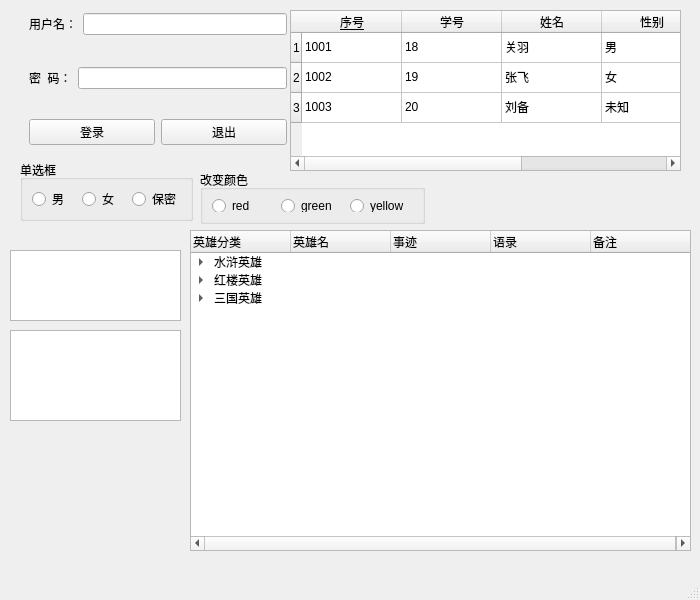
<?xml version="1.0" encoding="UTF-8"?>
<ui version="4.0">
 <class>MyMainWindow</class>
 <widget class="QMainWindow" name="MyMainWindow">
  <property name="geometry">
   <rect>
    <x>0</x>
    <y>0</y>
    <width>700</width>
    <height>600</height>
   </rect>
  </property>
  <property name="windowTitle">
   <string>Ui Layoyt</string>
  </property>
  <property name="windowIcon">
   <iconset resource="res.qrc">
    <normaloff>:/image/14.ico</normaloff>:/image/14.ico</iconset>
  </property>
  <widget class="QWidget" name="centralwidget">
   <widget class="QWidget" name="widget_4" native="true">
    <property name="geometry">
     <rect>
      <x>20</x>
      <y>0</y>
      <width>276</width>
      <height>156</height>
     </rect>
    </property>
    <layout class="QGridLayout" name="gridLayout_4">
     <item row="0" column="0">
      <widget class="QWidget" name="widget" native="true">
       <layout class="QHBoxLayout" name="horizontalLayout">
        <item>
         <widget class="QLabel" name="label">
          <property name="text">
           <string>用户名：</string>
          </property>
         </widget>
        </item>
        <item>
         <widget class="QLineEdit" name="lineEdit_Name"/>
        </item>
       </layout>
      </widget>
     </item>
     <item row="1" column="0">
      <widget class="QWidget" name="widget_2" native="true">
       <layout class="QGridLayout" name="gridLayout_2">
        <item row="1" column="0">
         <layout class="QGridLayout" name="gridLayout">
          <item row="0" column="1">
           <widget class="QLineEdit" name="lineEdit_Passward">
            <property name="echoMode">
             <enum>QLineEdit::Password</enum>
            </property>
           </widget>
          </item>
          <item row="0" column="0">
           <widget class="QLabel" name="label_2">
            <property name="text">
             <string>密  码：</string>
            </property>
           </widget>
          </item>
         </layout>
        </item>
       </layout>
      </widget>
     </item>
     <item row="2" column="0">
      <widget class="QWidget" name="widget_3" native="true">
       <layout class="QGridLayout" name="gridLayout_3">
        <item row="0" column="0">
         <widget class="QPushButton" name="pushButton_login">
          <property name="text">
           <string>登录</string>
          </property>
          <property name="icon">
           <iconset resource="res.qrc">
            <normaloff>:/image/1.ico</normaloff>:/image/1.ico</iconset>
          </property>
         </widget>
        </item>
        <item row="0" column="1">
         <widget class="QPushButton" name="pushButton_quit">
          <property name="text">
           <string>退出</string>
          </property>
          <property name="icon">
           <iconset resource="res.qrc">
            <normaloff>:/image/2.ico</normaloff>:/image/2.ico</iconset>
          </property>
         </widget>
        </item>
       </layout>
      </widget>
     </item>
    </layout>
   </widget>
   <widget class="QGroupBox" name="groupBox">
    <property name="geometry">
     <rect>
      <x>20</x>
      <y>160</y>
      <width>173</width>
      <height>61</height>
     </rect>
    </property>
    <property name="title">
     <string>单选框</string>
    </property>
    <layout class="QGridLayout" name="gridLayout_5">
     <item row="0" column="0">
      <widget class="QRadioButton" name="radioButton_1">
       <property name="text">
        <string>男</string>
       </property>
      </widget>
     </item>
     <item row="0" column="1">
      <widget class="QRadioButton" name="radioButton_2">
       <property name="text">
        <string>女</string>
       </property>
      </widget>
     </item>
     <item row="0" column="2">
      <widget class="QRadioButton" name="radioButton_3">
       <property name="text">
        <string>保密</string>
       </property>
      </widget>
     </item>
    </layout>
   </widget>
   <widget class="QPlainTextEdit" name="plainTextEdit">
    <property name="geometry">
     <rect>
      <x>10</x>
      <y>250</y>
      <width>171</width>
      <height>71</height>
     </rect>
    </property>
   </widget>
   <widget class="QGroupBox" name="groupBox_2">
    <property name="geometry">
     <rect>
      <x>200</x>
      <y>170</y>
      <width>225</width>
      <height>54</height>
     </rect>
    </property>
    <property name="title">
     <string>改变颜色</string>
    </property>
    <layout class="QGridLayout" name="gridLayout_6">
     <item row="0" column="0">
      <widget class="QRadioButton" name="radioButton_red">
       <property name="text">
        <string>red</string>
       </property>
      </widget>
     </item>
     <item row="0" column="1">
      <widget class="QRadioButton" name="radioButton_green">
       <property name="text">
        <string>green</string>
       </property>
      </widget>
     </item>
     <item row="0" column="2">
      <widget class="QRadioButton" name="radioButton_yellow">
       <property name="text">
        <string>yellow</string>
       </property>
      </widget>
     </item>
    </layout>
   </widget>
   <widget class="QListWidget" name="listWidget">
    <property name="geometry">
     <rect>
      <x>10</x>
      <y>330</y>
      <width>171</width>
      <height>91</height>
     </rect>
    </property>
   </widget>
   <widget class="QTreeWidget" name="treeWidget">
    <property name="geometry">
     <rect>
      <x>190</x>
      <y>230</y>
      <width>501</width>
      <height>321</height>
     </rect>
    </property>
    <column>
     <property name="text">
      <string>英雄分类</string>
     </property>
    </column>
    <column>
     <property name="text">
      <string>英雄名</string>
     </property>
    </column>
    <column>
     <property name="text">
      <string>事迹</string>
     </property>
    </column>
    <column>
     <property name="text">
      <string>语录</string>
     </property>
    </column>
    <column>
     <property name="text">
      <string>备注</string>
     </property>
    </column>
    <item>
     <property name="text">
      <string>水浒英雄</string>
     </property>
     <property name="text">
      <string/>
     </property>
     <property name="text">
      <string/>
     </property>
     <property name="text">
      <string/>
     </property>
     <property name="text">
      <string/>
     </property>
     <item>
      <property name="text">
       <string>哥哥宋公明</string>
      </property>
      <property name="text">
       <string>及时雨宋公明</string>
      </property>
      <property name="text">
       <string>替天行道</string>
      </property>
      <property name="text">
       <string>招安某公名</string>
      </property>
     </item>
    </item>
    <item>
     <property name="text">
      <string>红楼英雄</string>
     </property>
     <property name="text">
      <string/>
     </property>
     <property name="text">
      <string/>
     </property>
     <property name="text">
      <string/>
     </property>
     <property name="text">
      <string/>
     </property>
     <item>
      <property name="text">
       <string>林黛玉</string>
      </property>
      <property name="text">
       <string>冷月葬花魂</string>
      </property>
      <property name="text">
       <string>林怼怼</string>
      </property>
      <property name="text">
       <string>天上掉下个林妹妹</string>
      </property>
      <property name="text">
       <string>无话可说</string>
      </property>
     </item>
     <item>
      <property name="text">
       <string>贾宝玉</string>
      </property>
      <property name="text">
       <string>莫失莫忘仙寿恒昌</string>
      </property>
      <property name="text">
       <string/>
      </property>
      <property name="text">
       <string>林妹妹</string>
      </property>
      <property name="text">
       <string>假宝玉</string>
      </property>
     </item>
    </item>
    <item>
     <property name="text">
      <string>三国英雄</string>
     </property>
     <property name="text">
      <string/>
     </property>
     <property name="text">
      <string/>
     </property>
     <property name="text">
      <string/>
     </property>
     <property name="text">
      <string/>
     </property>
     <item>
      <property name="text">
       <string>刘备</string>
      </property>
      <property name="text">
       <string>关关难过，关关过，事事难成事事成</string>
      </property>
      <property name="text">
       <string>关二爷牛掰</string>
      </property>
      <property name="text">
       <string/>
      </property>
      <property name="text">
       <string/>
      </property>
     </item>
    </item>
   </widget>
   <widget class="QTableWidget" name="tableWidget">
    <property name="geometry">
     <rect>
      <x>290</x>
      <y>10</y>
      <width>391</width>
      <height>161</height>
     </rect>
    </property>
    <row>
     <property name="text">
      <string>1</string>
     </property>
    </row>
    <row>
     <property name="text">
      <string>2</string>
     </property>
    </row>
    <row>
     <property name="text">
      <string>3</string>
     </property>
    </row>
    <column>
     <property name="text">
      <string>序号</string>
     </property>
     <property name="font">
      <font>
       <underline>true</underline>
      </font>
     </property>
    </column>
    <column>
     <property name="text">
      <string>学号</string>
     </property>
    </column>
    <column>
     <property name="text">
      <string>姓名</string>
     </property>
    </column>
    <column>
     <property name="text">
      <string>性别</string>
     </property>
    </column>
    <column>
     <property name="text">
      <string>地址</string>
     </property>
    </column>
    <item row="0" column="0">
     <property name="text">
      <string>1001</string>
     </property>
    </item>
    <item row="0" column="1">
     <property name="text">
      <string>18</string>
     </property>
    </item>
    <item row="0" column="2">
     <property name="text">
      <string>关羽</string>
     </property>
    </item>
    <item row="0" column="3">
     <property name="text">
      <string>男</string>
     </property>
    </item>
    <item row="0" column="4">
     <property name="text">
      <string>山西</string>
     </property>
    </item>
    <item row="1" column="0">
     <property name="text">
      <string>1002</string>
     </property>
    </item>
    <item row="1" column="1">
     <property name="text">
      <string>19</string>
     </property>
    </item>
    <item row="1" column="2">
     <property name="text">
      <string>张飞</string>
     </property>
    </item>
    <item row="1" column="3">
     <property name="text">
      <string>女</string>
     </property>
    </item>
    <item row="1" column="4">
     <property name="text">
      <string>山东</string>
     </property>
    </item>
    <item row="2" column="0">
     <property name="text">
      <string>1003</string>
     </property>
    </item>
    <item row="2" column="1">
     <property name="text">
      <string>20</string>
     </property>
    </item>
    <item row="2" column="2">
     <property name="text">
      <string>刘备</string>
     </property>
    </item>
    <item row="2" column="3">
     <property name="text">
      <string>未知</string>
     </property>
    </item>
    <item row="2" column="4">
     <property name="text">
      <string>河北</string>
     </property>
    </item>
   </widget>
  </widget>
  <widget class="QMenuBar" name="menubar">
   <property name="geometry">
    <rect>
     <x>0</x>
     <y>0</y>
     <width>700</width>
     <height>26</height>
    </rect>
   </property>
  </widget>
  <widget class="QStatusBar" name="statusbar"/>
 </widget>
 <resources>
  <include location="res.qrc"/>
 </resources>
 <connections/>
</ui>
